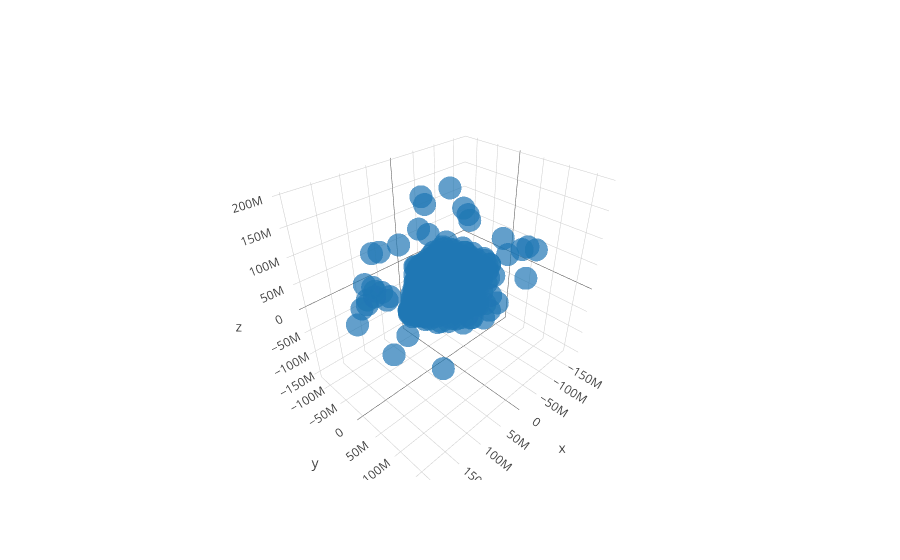

Notebook source saved alongside this figure:
### Code cell
data = [go.Scatter3d(
    x=recs.x,
    y=recs.y,
    z=recs.z,
    mode='markers',
    marker={'opacity': 0.7, 'size': 8}
)]
plotly.offline.iplot(data)

### Figure 1 — Plotly figure (JSON) as saved in the notebook; plotly's stock layout.template omitted (floating-point values rounded to 4 significant figures; data arrays with more than 128 entries replaced by an {"elided": "..."} marker saying what was removed)
{"data": [{"marker": {"opacity": 0.7, "size": 8}, "mode": "markers", "type": "scatter3d", "uid": "1e9dfa23-38e9-43a2-b35f-14518aeb9467", "x": {"elided": "1000 int values"}, "y": {"elided": "1000 int values"}, "z": {"elided": "1000 int values"}}], "layout": {}}
